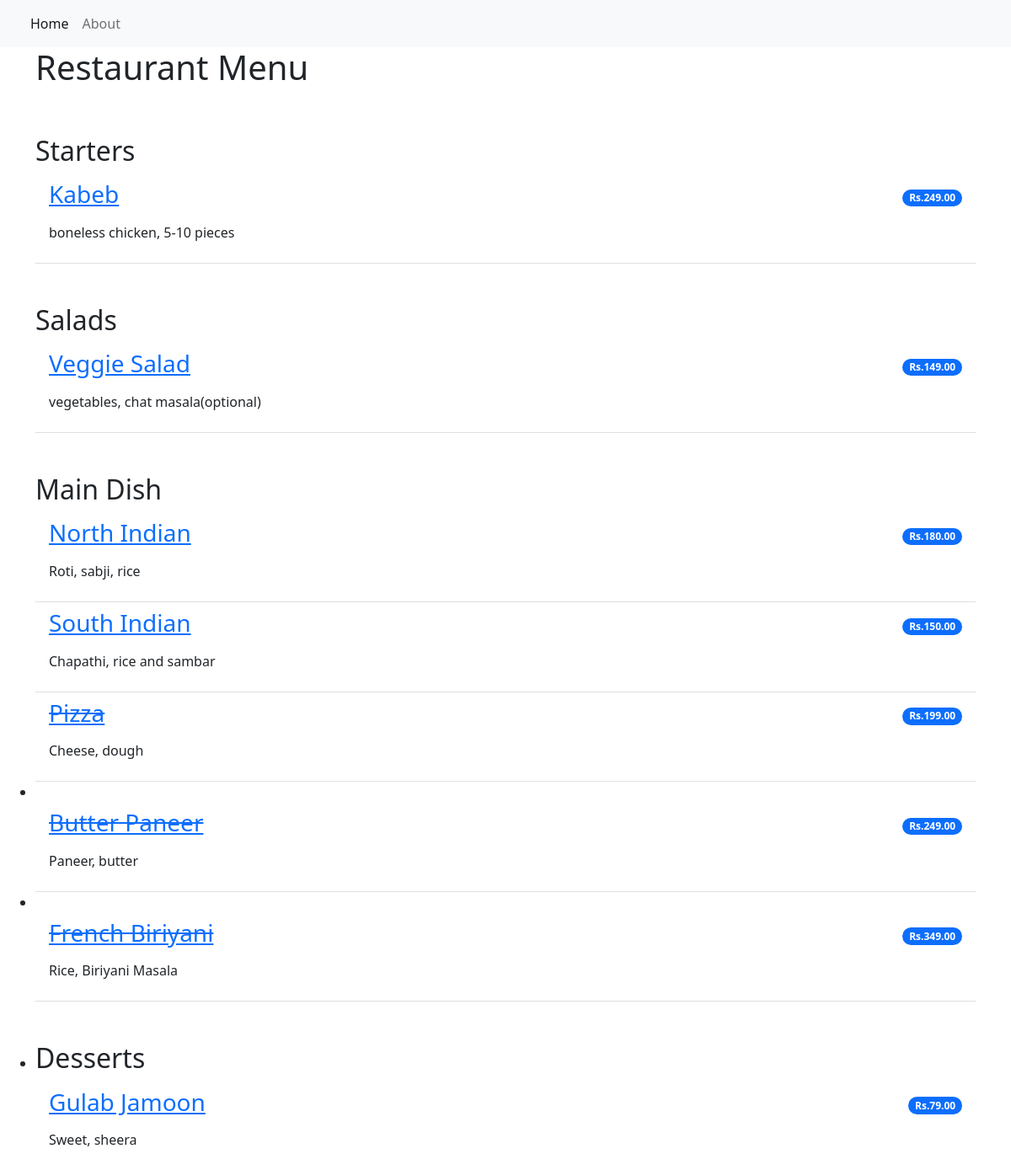
The page / on the database its author committed.
### restoraunt_app/models.py (models this page shows, shortened)
class item(models.Model):
    meal = models.CharField(max_length=255)
    description = models.CharField(max_length=1200)
    price = models.DecimalField(decimal_places=2, max_digits=20)
    meal_type = models.CharField(max_length=120 ,choices=MEAL_TYPE)
    author = models.ForeignKey(User, on_delete=models.PROTECT)
    status = models.IntegerField(choices=STATUS, default=1)
    date_created = models.DateTimeField(auto_now_add=True)
    date_updated = models.DateTimeField(auto_now=True)

### restoraunt_app/views.py (the view)
# urls.py: path('', views.MenuList.as_view(), name='home'),
class MenuList(generic.ListView):
    queryset = item.objects.order_by("date_created")
    template_name = "index.html"
    def get_context_data(self, **kwargs):
        context = super().get_context_data(**kwargs)
        context["meal"] = MEAL_TYPE
        return context

### restoraunt_app/templates/index.html
{% extends 'base.html' %}
{% block content %}
<div class="container">
    <ul class="list-group list-group-flush">
        <h1>Restaurant Menu</h1>
            {% for item in meal %}
                <h2 class="pt-5">{{ item.1 }}</h2>
                    {% for m in item_list %}
                        {% if m.meal_type == item.0 %}
                            {% if m.status == 0 %}
                            <li class="list-group-item d-flex justify-content-between align-items-center border-0 pd-0">
                                <a href="{% url 'menu_item_des' m.pk %}"><h3><del>{{ m.meal }}</del></h3></a>
                                <span class="badge bg-primary rounded-pill">Rs.{{ m.price }}</span>
                            </li>
                            <li class="list-group-item pt-0">
                                <p>{{ m.description }}</p>
                            </li>
                            <li>
                            {% else %}
                            <li class="list-group-item d-flex justify-content-between align-items-center border-0 pd-0">
                                <a href="{% url 'menu_item_des' m.pk %}"><h3>{{ m.meal }}</h3></a>
                                <span class="badge bg-primary rounded-pill">Rs.{{ m.price }}</span>
                            </li>
                            <li class="list-group-item pt-0">
                                <p>{{ m.description }}</p>
                            </li>
                            {% endif %}
                        {% endif %}
                {% endfor %}
            {% endfor %}
    </ul>
</div>
{% endblock content %}

### restoraunt_app/templates/base.html (shortened to what this page needs)
<!DOCTYPE html>
<html lang="en">
    <head>
        <link href="https://cdn.jsdelivr.net/npm/bootstrap@5.2.0-beta1/dist/css/bootstrap.min.css" rel="stylesheet">
    </head>
    <body>
        <nav class="navbar navbar-expand-lg bg-light">
            <div class="container-fluid">
                <div class="collapse navbar-collapse" id="navbarNav">
                    <ul class="navbar-nav">
                         <li class="nav-item">
                            <a class="nav-link active" aria-current="page" href="{% url 'home' %}">Home</a>
                        </li>
                        <li class="nav-item">
                            <a class="nav-link" aria-current="page" href="{% url 'home' %}">About</a>
                        </li>
                    </ul>
                </div>
            </div>
        </nav>
        {% block content %}
        {% endblock content %}
    </body>
</html>

### rows shown on the page
item: meal "Kabeb", price "249.00", description "boneless chicken, 5-10 pieces"
item: meal "Veggie Salad", price "149.00", description "vegetables, chat masala(optional)"
item: meal "North Indian", price "180.00", description "Roti, sabji, rice"
item: meal "South Indian", price "150.00", description "Chapathi, rice and sambar"
item: meal "Pizza", price "199.00", description "Cheese, dough"
item: meal "Butter Paneer", price "249.00", description "Paneer, butter"
item: meal "French Biriyani", price "349.00", description "Rice, Biriyani Masala"
item: meal "Gulab Jamoon", price "79.00", description "Sweet, sheera"

### other values the page prints
{{ item.1 }} "Starters" "Salads" "Main Dish" "Desserts"
